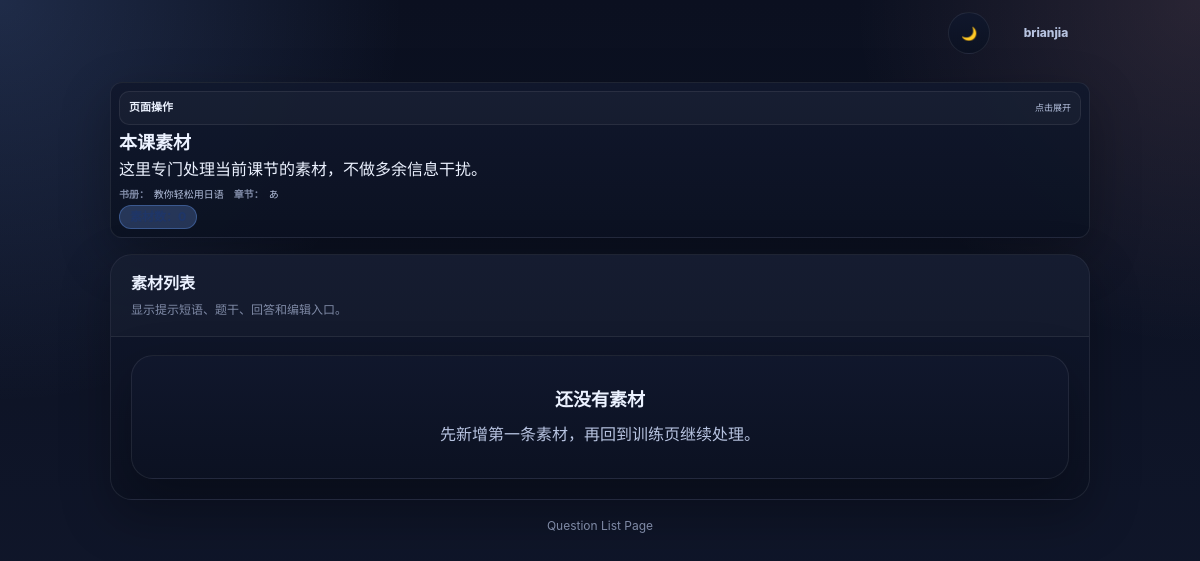
The app's page /lesson/3/questions/ (signed in), older data.
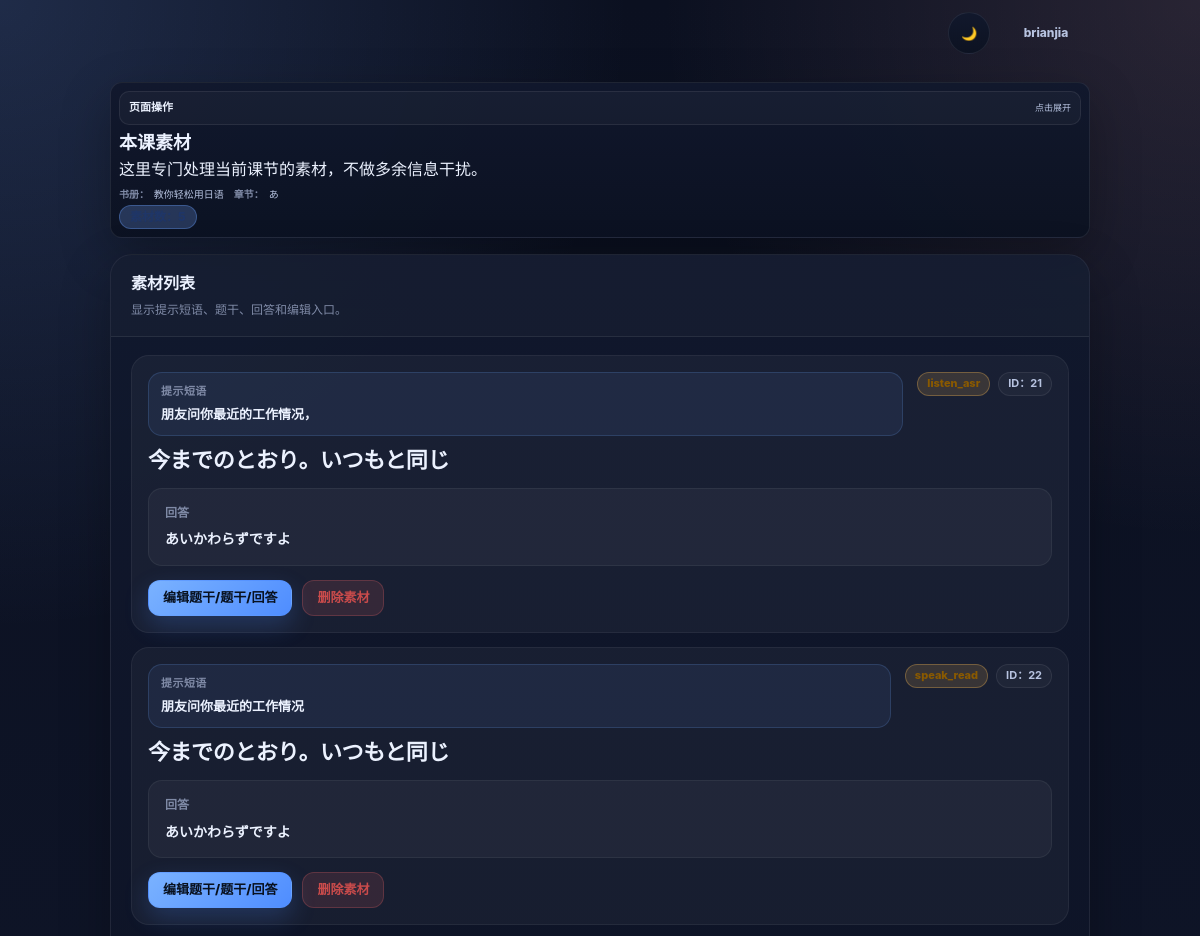
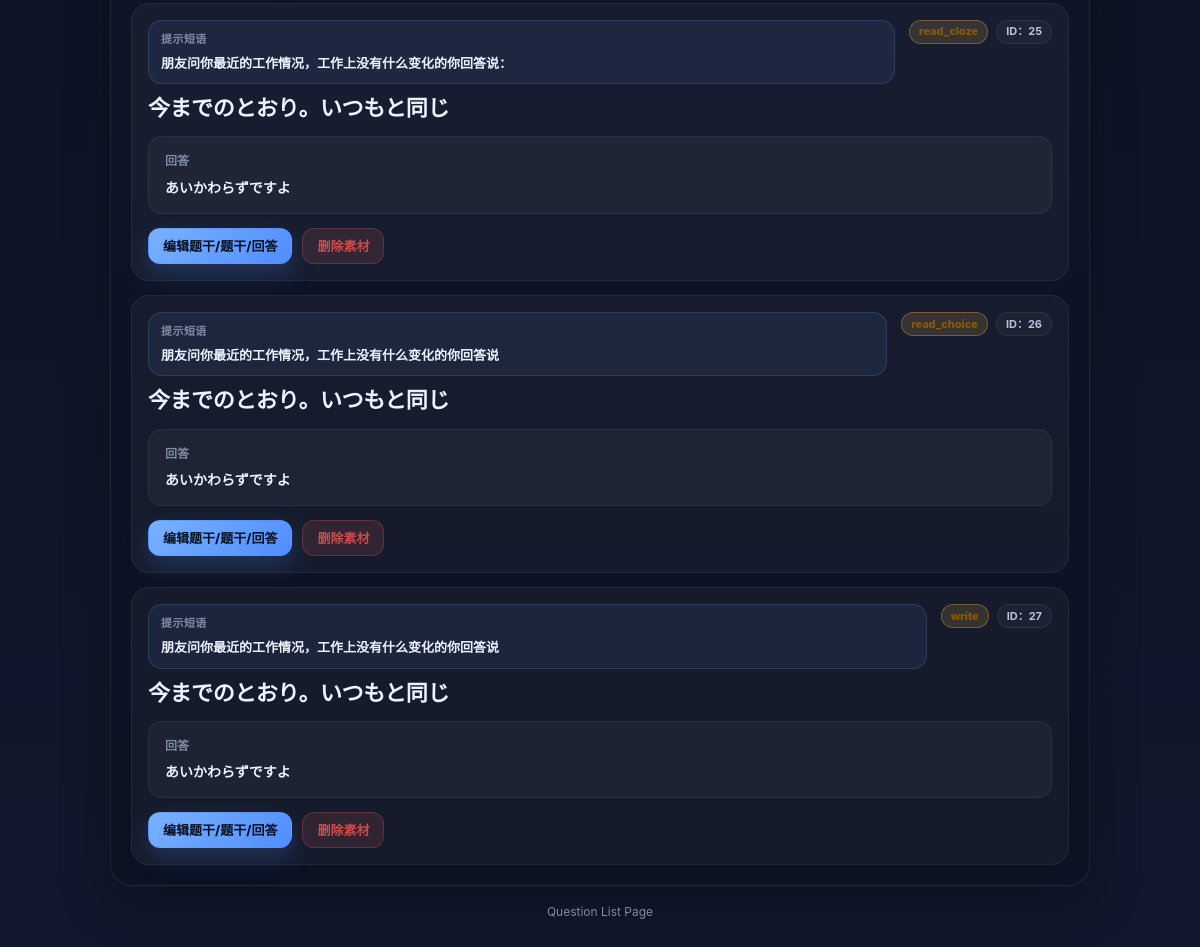
The same page, newer data (2 pictures, top to bottom).
### app/train/models.py (models this page shows, shortened)
class Book(models.Model):
    owner = models.ForeignKey(User, on_delete=models.CASCADE)
    title = models.CharField(max_length=200)
    description = models.TextField(blank=True)

class Question(models.Model):
    lesson = models.ForeignKey(
        Lesson,
        on_delete=models.CASCADE,
        null=True,
        blank=True
    )
    prompt_text = models.TextField()
    answer_text = models.TextField()
    audio_url = models.URLField(blank=True, null=True)

### app/train/views/train_views.py (the view)
# urls.py: path("lesson/<int:lesson_id>/questions/", lesson_question_list, name="lesson-question-list"),
@login_required
def lesson_question_list(request, lesson_id):
    lesson = get_object_or_404(
        Lesson,
        id=lesson_id,
        book__owner=request.user
    )
    questions = list(
        Question.objects.filter(
            lesson=lesson
        ).order_by("id")
    )
    for question in questions:
        training = question.training_items.order_by("id").first()
        question.display_qtype = training.item_type if training else ""
        question.display_instruction = (
            (training.instruction_text or "").strip()
            if training else ""
        )
        question.display_source_text = (
            (training.source_text or question.prompt_text or "").strip()
            if training else (question.prompt_text or "").strip()
        )
        question.display_target_answer = (
            (training.target_answer or question.answer_text or "").strip()
            if training else (question.answer_text or "").strip()
        )
    return render(request, "train/question_list.html", {
        "lesson": lesson,
        "book": lesson.book,
        "questions": questions,
        "head_actions": [
            {"label": "← 返回训练", "url": reverse("lesson-train", args=[lesson.id])},
            {"label": "返回章节页", "url": reverse("book-detail", args=[lesson.book.id])},
            {"label": "新增素材", "url": f"{reverse('builder-page')}?lesson_id={lesson.id}"},
        ],
        "head_meta": [
            {"label": "书册：", "text": lesson.book.title},
            {"label": "章节：", "text": lesson.title},
        ],
        "head_chips": [
            {"kind": "primary", "text": f"素材数：{len(questions)}"},
        ],
    })

### app/train/templates/train/question_list.html (shortened to what this page needs)
{% extends "train/base_train.html" %}
{% block content %}
{% firstof lesson.book.title book.title "未命名书册" as book_title %}
{% firstof lesson.title "未命名章节" as lesson_title %}
<div class="page">
    <div class="shell">
        {% include "train/includes/page_head.html" with head_type="materials" head_actions=head_actions head_actions_collapsed=True head_actions_title="页面操作" head_title="本课素材" head_desc="这里专门处理当前课节的素材，不做多余信息干扰。" head_meta=head_meta head_chips=head_chips %}
        <section class="list-card">
            <div class="card-header">
                <h2 class="card-title">素材列表</h2>
                <div class="card-subtitle">显示提示短语、题干、回答和编辑入口。</div>
            </div>
            <div class="card-body">
                {% if questions %}
                    <div class="question-list">
                        {% for question in questions %}
                            {% firstof question.display_instruction "" as instruction_text %}
                            {% firstof question.display_source_text question.prompt_text question.question_text question.question "未命名题目" as question_prompt %}
                            {% firstof question.display_target_answer question.answer_text question.answer "暂无答案" as answer_text %}
                            {% firstof question.display_qtype "未分类" as qtype %}
                            <article class="question-item">
                                <div class="question-top">
                                    <div class="question-main">
                                        {% if instruction_text %}
                                            <div class="instruction-box">
                                                <div class="instruction-label">提示短语</div>
                                                <div class="instruction-value">{{ instruction_text }}</div>
                                            </div>
                                        {% endif %}
                                        <h3 class="question-title">{{ question_prompt }}</h3>
                                    </div>
                                    <div class="question-meta">
                                        <span class="chip warning">{{ qtype }}</span>
                                        <span class="chip">ID：{{ question.id }}</span>
                                    </div>
                                </div>
                                <div class="answer-box">
                                    <div class="answer-label">回答</div>
                                    <div class="answer-value">{{ answer_text }}</div>
                                </div>
                                <div class="actions">
                                    <a href="{% url 'question-edit' question.id %}?next={{ request.path }}" class="primary-btn">编辑题干/题干/回答</a>
                                    <form
                                        method="post"
                                        action="{% url 'question-delete' question.id %}?next={{ request.path }}"
                                        class="inline-form"
                                        onsubmit="return confirm('确定删除这条素材吗？删除后将无法恢复。');"
                                    >
                                        <button type="submit" class="danger-btn">删除素材</button>
                                    </form>
                                </div>
                            </article>
                        {% endfor %}
                    </div>
                {% else %}
                    <div class="empty-card">
                        <div class="empty-title">还没有素材</div>
                        <div>先新增第一条素材，再回到训练页继续处理。</div>
                    </div>
                {% endif %}
            </div>
        </section>
        <div class="footer-note">Question List Page</div>
    </div>
</div>
{% endblock %}

### app/train/templates/train/base_train.html (shortened to what this page needs)
{% load static %}
<!DOCTYPE html>
<html lang="zh-CN" data-theme="dark">
<head>
    <link rel="stylesheet" href="{% static 'train/css/theme.css' %}">
</head>
<body class="train-body {% block body_class %}{% endblock %}">
    {% block global_theme_switch %}
    <div class="global-utility-bar">
        <div class="global-theme-switch">
            <button id="themeToggleBtn" aria-label="切换页面风格" title="切换页面风格">
            </button>
        </div>
        {% if request.user.is_authenticated %}
        <details class="user-menu global-user-menu">
            <summary class="user-pill">{{ request.user.username }}</summary>
        </details>
        {% endif %}
    </div>
    {% endblock %}
    {% block content %}{% endblock %}
</body>
</html>

### app/train/templates/train/includes/page_head.html (shortened to what this page needs)
<section class="page-head page-head--{{ head_type|default:'default' }}">
    {% if head_actions %}
        {% if head_actions_collapsed %}
            <details class="page-head__actions-fold">
                <summary class="page-head__actions-summary">
                    <span class="page-head__actions-title">{{ head_actions_title|default:"页面操作" }}</span>
                    <span class="page-head__actions-hint">点击展开</span>
                </summary>
            </details>
        {% else %}
            <div class="page-head__actions-inline">
                {% for action in head_actions %}
                    <a href="{{ action.url }}" class="page-head__action-link">{{ action.label }}</a>
                {% endfor %}
            </div>
        {% endif %}
    {% endif %}
    <div class="page-head__main">
        <h1 class="page-head__title">{{ head_title }}</h1>
        {% if head_desc %}
            <div class="page-head__desc">{{ head_desc }}</div>
        {% endif %}
        {% if head_meta %}
            <div class="page-head__meta">
                {% for item in head_meta %}
                    <span class="page-head__meta-item">
                        {% if item.label %}<strong>{{ item.label }}</strong>{% endif %}
                        {{ item.text }}
                    </span>
                {% endfor %}
            </div>
        {% endif %}
        {% if head_chips %}
            <div class="page-head__chips">
                {% for chip in head_chips %}
                    <span
                        class="page-head__chip page-head__chip--{{ chip.kind|default:'neutral' }}"
                    >
                    </span>
                {% endfor %}
            </div>
        {% endif %}
    </div>
</section>

### app/train/templates/train/question_list.html (style rules this page uses)
.page { width: min(var(--max-width), calc(100% - 32px)); margin: 28px auto 48px; }
.shell { display: flex; flex-direction: column; gap: 16px; }
.list-card { background: linear-gradient(180deg, var(--panel), var(--panel-2)); border: 1px solid var(--border); border-radius: var(--radius-xl); box-shadow: var(--shadow); overflow: hidden; }
.card-header { padding: 16px 20px; border-bottom: 1px solid var(--border); background: rgba(255, 255, 255, 0.02); }
.card-title { margin: 0; font-size: 16px; font-weight: 900; color: var(--text); }
.card-subtitle { margin-top: 4px; font-size: 12px; color: var(--text-faint); }
.card-body { padding: 18px 20px 20px; }
.question-list { display: grid; gap: 14px; }
.question-item { padding: 16px; border-radius: 18px; border: 1px solid rgba(255, 255, 255, 0.06); background: rgba(255, 255, 255, 0.04); display: flex; flex-direction: column; gap: 14px; }
.question-top { display: flex; justify-content: space-between; align-items: flex-start; gap: 14px; }
.question-main { flex: 1 1 auto; min-width: 0; display: flex; flex-direction: column; gap: 10px; }
.instruction-box { padding: 10px 12px; border-radius: 14px; border: 1px solid rgba(110, 168, 255, 0.18); background: rgba(110, 168, 255, 0.08); }
.instruction-label { font-size: 11px; font-weight: 800; color: var(--text-faint); letter-spacing: 0.04em; text-transform: uppercase; margin-bottom: 4px; }
.instruction-value { font-size: 13px; font-weight: 800; color: var(--text); white-space: pre-wrap; word-break: break-word; }
.question-title { margin: 0; font-size: 22px; line-height: 1.28; font-weight: 900; letter-spacing: -0.02em; color: var(--text); word-break: break-word; }
.question-meta { display: flex; flex-wrap: wrap; gap: 8px; flex: 0 0 auto; justify-content: flex-end; align-items: center; }
.question-meta .chip.warning { min-height: 24px; padding: 0 9px; font-size: 11px; font-weight: 800; background: rgba(255, 190, 85, 0.14) !important; border-color: rgba(255, 190, 85, 0.30) !important; color: #8a5a00 !important; }
.question-meta .chip:not(.warning) { min-height: 24px; padding: 0 9px; font-size: 11px; font-weight: 700; background: rgba(255, 255, 255, 0.03); border-color: var(--border); color: var(--text-soft); }
.answer-box { padding: 14px 16px; border-radius: 14px; background: rgba(255, 255, 255, 0.04); border: 1px solid rgba(255, 255, 255, 0.06); }
.answer-label { font-size: 12px; color: var(--text-faint); font-weight: 700; margin-bottom: 6px; }
.answer-value { font-size: 14px; color: var(--text); font-weight: 800; word-break: break-word; white-space: pre-wrap; }
.actions { display: flex; gap: 10px; flex-wrap: wrap; align-items: center; }
.actions .primary-btn, .actions .secondary-btn, .actions .ghost-btn, .actions .danger-btn { min-height: 36px; padding: 0 14px; font-size: 13px; font-weight: 800; }
.inline-form { margin: 0; }

Row changes from the older to the newer data that the page shows:
added Question: instruction_text "朋友问你最近的工作情况，", prompt_text "今までのとおり。いつもと同じ", qtype "listen_asr", id "21", answer_text "あいかわらずですよ"
added Question: instruction_text "朋友问你最近的工作情况", prompt_text "今までのとおり。いつもと同じ", qtype "speak_read", id "22", answer_text "あいかわらずですよ"
added Question: instruction_text "朋友问你最近的工作情况，工作上没有什么变化的你回答说：", prompt_text "今までのとおり。いつもと同じ", qtype "read_cloze", id "25", answer_text "あいかわらずですよ"
added Question: instruction_text "朋友问你最近的工作情况，工作上没有什么变化的你回答说", prompt_text "今までのとおり。いつもと同じ", qtype "read_choice", id "26", answer_text "あいかわらずですよ"
added Question: instruction_text "朋友问你最近的工作情况，工作上没有什么变化的你回答说", prompt_text "今までのとおり。いつもと同じ", qtype "write", id "27", answer_text "あいかわらずですよ"
Text that changed along with them:
text no longer shown: "还没有素材 先新增第一条素材，再回到训练页继续处理。"
